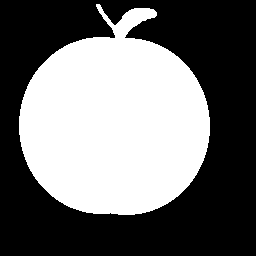
#> input picture Lecture 05 - Shape descriptors, PCA/imagens-classificacao/imagens_conhecidas/apple-1.gif, 256 x 256 px; its folder holds only this picture in this run
$ jupyter execute --allow-errors 'Classificação simples de imagens.ipynb'   (shell and % lines are left out)
#> lines starting #> are read from the running program, lines starting #| are printed output that depends on the picture; after the words box and inside, x2 and y2 are one past the last pixel; in counts of white or black regions, pixels touching at a corner belong together; long printed decimals are rounded
### Lecture 05 - Shape descriptors, PCA/contorno.py

# coding: utf-8

# # 1. Extração de contorno paramétrico

# Faremos a extração do contorno de um objeto de forma que os pixels estejam ordenados. Isto é, se imaginarmos que estamos caminhando sobre a borda do objeto, os pixels da borda são visitados em sequência. Um array contendo os pixels visitados durante a caminhada armazenará o contorno paramétrico. Note que podemos realizar a caminhada no sentido horário ou antihorário. No algoritmo abaixo consideraremos o sentido horário.
#
# Para um dado pixel de borda, precisamos procurar pelo próximo pixel. Isso é feito visitando os pixels vizinhos do pixel atual, até que um pixel de valor 1 (representando o objeto) seja encontrado.
#
# Note que no algoritmo abaixo, a vizinhança de cada pixel P é enumerada da seguinte forma:
#
# <img src="https://i.imgur.com/C2eZRvW.png" alt="Imagem não pode ser carregada. Você está conectado com a internet?" width="150"/>

# In[11]:


import numpy as np
import matplotlib.pyplot as plt

def image_contour(img):
    '''Obtém o contorno paramétrico de um objeto contido
       no array img'''

    # Mapeamento utilizado para encontrar o vizinho inicial a ser
    # buscado na próxima iteração dado o vizinho do ponto atual
    # Por exemplo, se o ponto atual for (12, 15) e o próximo ponto
    # de borda for (12, 16), isso significa que o vizinho de índice
    # 2 será o próximo ponto de borda. Nesse novo ponto, precisamos
    # buscar a partir do vizinho de índice 1, pois o vizinho de
    # índice 0 foi o último ponto a ser verificado antes de encontrarmos
    # o ponto atual
    nei_map = [7, 7, 1, 1, 3, 3, 5, 5]

    # Adiciona 0 ao redor da imagem para evitar pontos
    # do objeto tocando a borda
    img_pad = np.pad(img, 1, mode='constant')

    num_rows, num_cols = img_pad.shape
    k = 0
    row = 0
    col = 0
    # Busca do primeiro ponto do objeto
    while img_pad[row, col]==0:
        k += 1
        row = k//num_cols
        col = k - row*num_cols

    curr_point = (row, col)    # Ponto atual
    contour = [curr_point]     # Pontos do contorno
    starting_index = 2         # Índice do vizinho inicial a ser verificado
    while True:
        curr_point, last_index = get_next_point(img_pad, curr_point,
                                                    starting_index)

        # Novo índice do vizinho inicial baseado no último
        # índice buscado
        starting_index = nei_map[last_index]
        if len(contour)>1:
            if curr_point==contour[1] and contour[-1]==contour[0]: # and starting_index==6:
                break

        contour.append(curr_point)

    # Subtrai 1 de cada ponto pois o contorno foi encontrado para a
    # imagem preenchida com 0 na borda
    for point_index, point in enumerate(contour):
        contour[point_index] = (point[0]-1, point[1]-1)

    return contour

def get_next_point(img, curr_point, starting_index):
    '''Encontra o próximo ponto de borda dado um ponto
       corrente curr_point e o índice do primeiro vizinho
       a ser verificado (starting_index)'''


    # Lista dos pontos vizinhos dado o índice do vizinho
    nei_list = [(-1,0), (-1,1), (0,1), (1,1),
                (1,0), (1,-1),(0,-1), (-1,-1)]

    curr_index = starting_index
    nei_value = 0
    while nei_value==0:
        nei_shift = nei_list[curr_index]
        nei_row = curr_point[0] + nei_shift[0]
        nei_col = curr_point[1] + nei_shift[1]
        nei_value = img[nei_row, nei_col]
        if nei_value==1:
            return (nei_row, nei_col), curr_index
        else:
            curr_index = (curr_index+1)%8


# In[18]:


# [10 lines that do not run on import are left out]


# In[19]:


# [10 lines that do not run on import are left out]


# In[ ]:

### Lecture 05 - Shape descriptors, PCA/Classificação simples de imagens.ipynb
# Classificação simples de imagens

Mediremos o valor de circularidade de uma base de imagens e encontraremos, de forma visual, o valor que melhor separa duas classes de imagens.

É importante notar que existem inúmeros métodos de aprendizado de máquina que podem ser utilizados para encontrarmos de forma sistemática e automática o melhor valor de separação. Mas nosso objetivo no momento é apenas fazer uma análise visual.

[cell 1]
import os
import numpy as np
import matplotlib.pyplot as plt
import scipy.ndimage as ndi
import contorno      # Código do notebook Extração de contorno
                     # paramétrico, salvo como um arquivo .py

[cell 2]
def get_area(img):
    '''Calcula a área do objeto contido em img'''

    return np.sum(img)

def get_perimeter(contour):
    '''Calcula o perímetro do objeto representado pelo contorno
       paramétrico contour'''

    arc_length = 0
    for point_index in range(len(contour)-1):
        curr_point = contour[point_index]
        next_point = contour[point_index+1]
        distance = np.sqrt((curr_point[0]-next_point[0])**2 + (curr_point[1]-next_point[1])**2)
        arc_length += distance
    curr_point = contour[-1]
    next_point = contour[0]
    distance = np.sqrt((curr_point[0]-next_point[0])**2 + (curr_point[1]-next_point[1])**2)
    arc_length += distance

    return arc_length

def get_circularity(img):

    area = get_area(img)
    cont = contorno.image_contour(img)
    perimeter = get_perimeter(cont)

    circularity = 4*np.pi*area/perimeter**2

    return circularity

# 1. Encontra separação

Vamos encontrar, de forma visual, o valor de circularidade que melhor separa os dois objetos

### 1.1 Obtenção da circularidade

[cell 3]
input_folder = 'imagens-classificacao/imagens_conhecidas/'
files = os.listdir(input_folder)    # Lista todos os arquivos no diretório input_folder
num_files = len(files)

apples_circularity = []
hearts_circularity = []
for file_index, file in enumerate(files):
    img = plt.imread(input_folder+file)
#> img: shape (256, 256); 43.2% white; 1 white region, box (x1, y1, x2, y2) and area: (19, 4, 210, 215) 28279
    img = img>0

    # Se a imagem possuir 3 dimensões, é porque ela não possui apenas
    # 1 canal. Nesse caso, mantemos apenas o primeiro canal
    if img.ndim==3:
        img = img[:,:,0]

    # É útil aplicarmos abertura em cada imagem para eliminar
    # o galho das imagens de maçã
    img_opened = ndi.binary_opening(img, iterations=20)
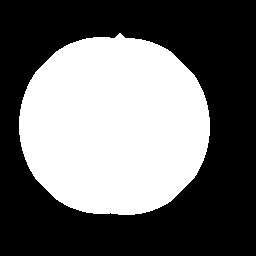
#> img_opened: shape (256, 256) bool; 41.8% white; 1 white region, box (x1, y1, x2, y2) and area: (19, 33, 210, 215) 27420

    circularity = get_circularity(img_opened)
#> in get_circularity, `area = get_area(img)`: area = 27420
#> in image_contour, `img_pad = np.pad(img, 1, mode='constant')`:
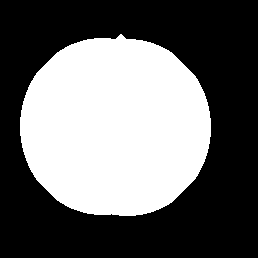
#> img_pad: shape (258, 258) bool; 41.2% white; 1 white region, box (x1, y1, x2, y2) and area: (20, 34, 211, 216) 27420
#> after the loop in image_contour, `while img_pad[row, col]==0:`: k = 8892
#> in image_contour, `curr_point = (row, col)`: curr_point = (34, 120)
#> in image_contour, `contour = [curr_point]`: contour = [(34, 120)]
#> the loop in image_contour, `while True:` made 527 passes
#> (curr_point, last_index) on passes 1 to 3: ((34, 121), 2), ((35, 122), 3), ((36, 123), 3)
#> after the loop in image_contour, `while True:`: contour = 527 pairs, first value 34 to 215, second value 20 to 210
#> the loop in image_contour, `for point_index, point in enumerate(contour):` made 527 passes
#> point on passes 1 to 3: (34, 120), (34, 121), (35, 122)
#> after the loop in image_contour, `for point_index, point in enumerate(contour):`: contour = 527 pairs, first value 33 to 214, second value 19 to 209
#> in get_circularity, `cont = contorno.image_contour(img)`: cont has the same summary as contour in image_contour
#> the loop in get_perimeter, `for point_index in range(len(contour)-1):` made 526 passes
#> (curr_point, next_point, distance, arc_length) on passes 1 to 3: ((33, 119), (33, 120), 1, 1), ((33, 120), (34, 121), 1.41, 2.41), ((34, 121), (35, 122), 1.41, 3.83)
#> after the loop in get_perimeter, `for point_index in range(len(contour)-1):`: arc_length = 617.1
#> in get_perimeter, `curr_point = contour[-1]`: curr_point = (33, 119)
#> in get_perimeter, `distance = np.sqrt((curr_point[0]-next_point[0])**2 + (curr_point[1]-n..`: distance = 0
#> in get_circularity, `perimeter = get_perimeter(cont)`: perimeter = 617.1
#> in get_circularity, `circularity = 4*np.pi*area/perimeter**2`: circularity = 0.905
#> circularity = 0.905

    if 'apple' in file:
        apples_circularity.append(circularity)
    elif 'heart' in file:
        hearts_circularity.append(circularity)

[cell 4]
print(apples_circularity)
#| [0.9047]
print(hearts_circularity)

### 1.2 Cálculo do histograma da circularidade para cada classe

[cell 5]
bins = np.linspace(0, 1, 30)
plt.hist(apples_circularity, bins, alpha=0.6)
plt.hist(hearts_circularity, bins, alpha=0.6)
plt.legend(('Apples', 'Hearts'))
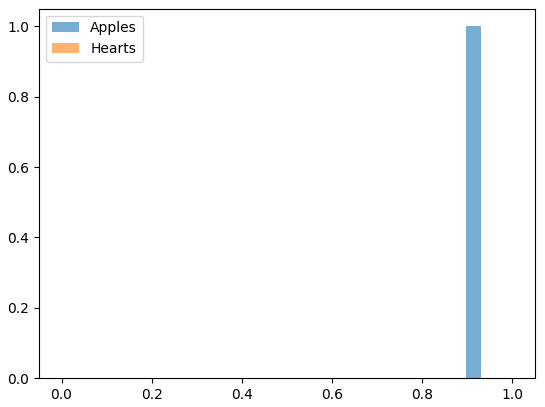
#> figure drawn by matplotlib, 1 panel; tallest bar 1 high, from x = 0.897 to 0.931

$ run again, on Lecture 05 - Shape descriptors, PCA/imagens-classificacao/imagens_conhecidas/apple-13.gif
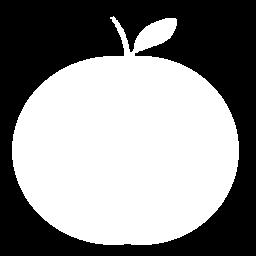
#> input picture Lecture 05 - Shape descriptors, PCA/imagens-classificacao/imagens_conhecidas/apple-13.gif, 256 x 256 px
#> `img_opened = ndi.binary_opening(img, iterations=20)`:
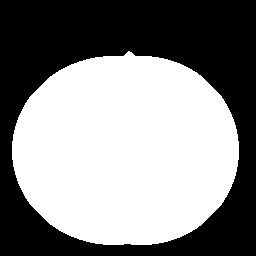
#> img_opened: shape (256, 256) bool; 53.1% white; 1 black region, box (x1, y1, x2, y2) and area: (0, 0, 256, 256) 30726
#> area = 34810
#> in image_contour, `img_pad = np.pad(img, 1, mode='constant')`:
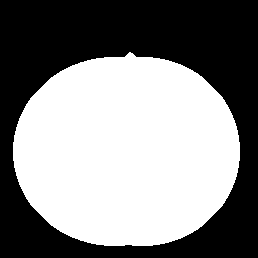
#> img_pad: shape (258, 258) bool; 52.3% white; 1 black region, box (x1, y1, x2, y2) and area: (0, 0, 258, 258) 31754
#> after the loop in image_contour, `while img_pad[row, col]==0:`: k = 13545
#> in image_contour, `curr_point = (row, col)`: curr_point = (52, 129)
#> in image_contour, `contour = [curr_point]`: contour = [(52, 129)]
#> the loop in image_contour, `while True:` made 599 passes
#> (curr_point, last_index) on passes 1 to 3: ((52, 130), 2), ((53, 131), 3), ((53, 132), 2)
#> after the loop in image_contour, `while True:`: contour = 599 pairs, first value 52 to 245, second value 13 to 239
#> the loop in image_contour, `for point_index, point in enumerate(contour):` made 599 passes
#> point on passes 1 to 3: (52, 129), (52, 130), (53, 131)
#> after the loop in image_contour, `for point_index, point in enumerate(contour):`: contour = 599 pairs, first value 51 to 244, second value 12 to 238
#> cont has the same summary as contour in image_contour
#> the loop in get_perimeter, `for point_index in range(len(contour)-1):` made 598 passes
#> (curr_point, next_point, distance, arc_length) on passes 1 to 3: ((51, 128), (51, 129), 1, 1), ((51, 129), (52, 130), 1.41, 2.41), ((52, 130), (52, 131), 1, 3.41)
#> after the loop in get_perimeter, `for point_index in range(len(contour)-1):`: arc_length = 698.2
#> in get_perimeter, `curr_point = contour[-1]`: curr_point = (51, 128)
#> in get_perimeter, `distance = np.sqrt((curr_point[0]-next_point[0])**2 + (curr_point[1]-n..`: distance = 0
#> perimeter = 698.2
#> in get_circularity, `circularity = 4*np.pi*area/perimeter**2`: circularity = 0.897
#| [0.8972]

$ run again, on Lecture 05 - Shape descriptors, PCA/imagens-classificacao/imagens_conhecidas/apple-15.gif
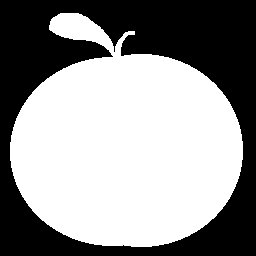
#> input picture Lecture 05 - Shape descriptors, PCA/imagens-classificacao/imagens_conhecidas/apple-15.gif, 256 x 256 px
#> img_opened: shape (256, 256) bool; 55% white; 1 black region, box (x1, y1, x2, y2) and area: (0, 0, 256, 256) 29469
#> area = 36067
#> in image_contour, `img_pad = np.pad(img, 1, mode='constant')`:
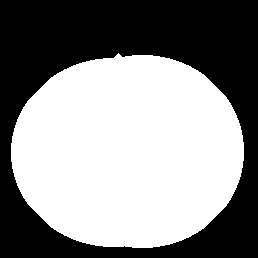
#> img_pad: shape (258, 258) bool; 54.2% white; 1 black region, box (x1, y1, x2, y2) and area: (0, 0, 258, 258) 30497
#> after the loop in image_contour, `while img_pad[row, col]==0:`: k = 13792
#> in image_contour, `curr_point = (row, col)`: curr_point = (53, 118)
#> in image_contour, `contour = [curr_point]`: contour = [(53, 118)]
#> the loop in image_contour, `while True:` made 609 passes
#> (curr_point, last_index, starting_index) on passes 2 to 4: ((55, 120), 3, 1), ((56, 121), 3, 1), ((57, 122), 3, 1)
#> after the loop in image_contour, `while True:`: contour = 609 pairs, first value 53 to 247, second value 11 to 243
#> the loop in image_contour, `for point_index, point in enumerate(contour):` made 609 passes
#> point on passes 1 to 3: (53, 118), (54, 119), (55, 120)
#> after the loop in image_contour, `for point_index, point in enumerate(contour):`: contour = 609 pairs, first value 52 to 246, second value 10 to 242
#> cont has the same summary as contour in image_contour
#> the loop in get_perimeter, `for point_index in range(len(contour)-1):` made 608 passes
#> (curr_point, next_point, distance, arc_length) on passes 1 to 3: ((52, 117), (53, 118), 1.41, 1.41), ((53, 118), (54, 119), 1.41, 2.83), ((54, 119), (55, 120), 1.41, 4.24)
#> after the loop in get_perimeter, `for point_index in range(len(contour)-1):`: arc_length = 711.6
#> in get_perimeter, `curr_point = contour[-1]`: curr_point = (52, 117)
#> in get_perimeter, `distance = np.sqrt((curr_point[0]-next_point[0])**2 + (curr_point[1]-n..`: distance = 0
#> perimeter = 711.6
#> in get_circularity, `circularity = 4*np.pi*area/perimeter**2`: circularity = 0.895
#| [0.8952]
#> `[cell 5] bins = np.linspace(0, 1, 30) plt.hist(apples_circularity, bin..`:
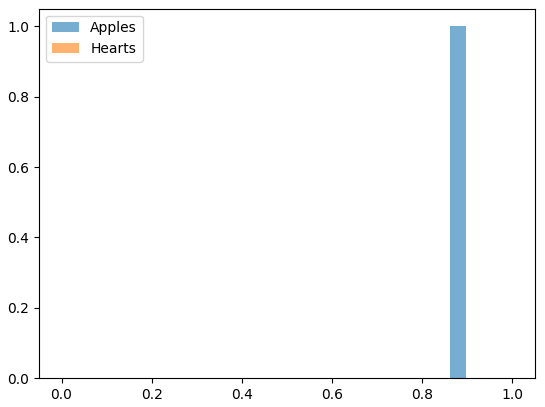
#> figure drawn by matplotlib, 1 panel; tallest bar 1 high, from x = 0.862 to 0.897
